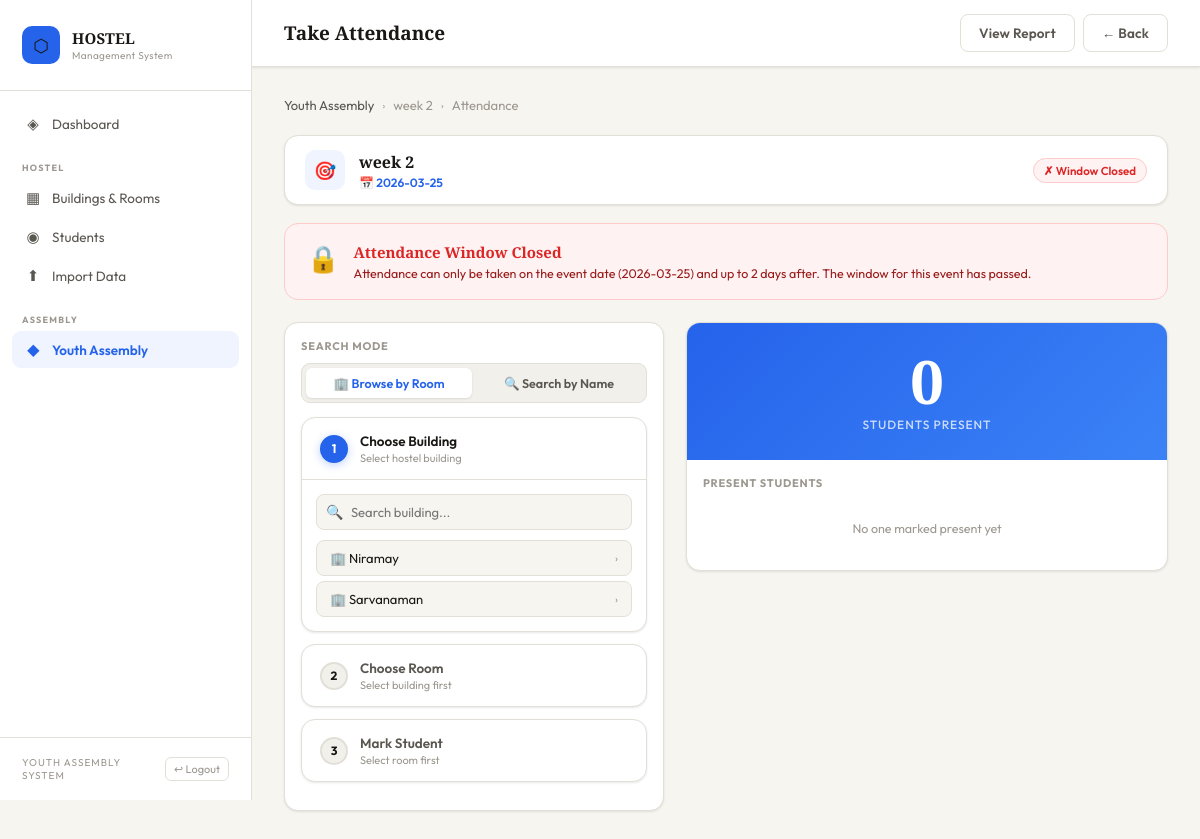
Before: /assembly/3/attendance (signed in) with the older database file.
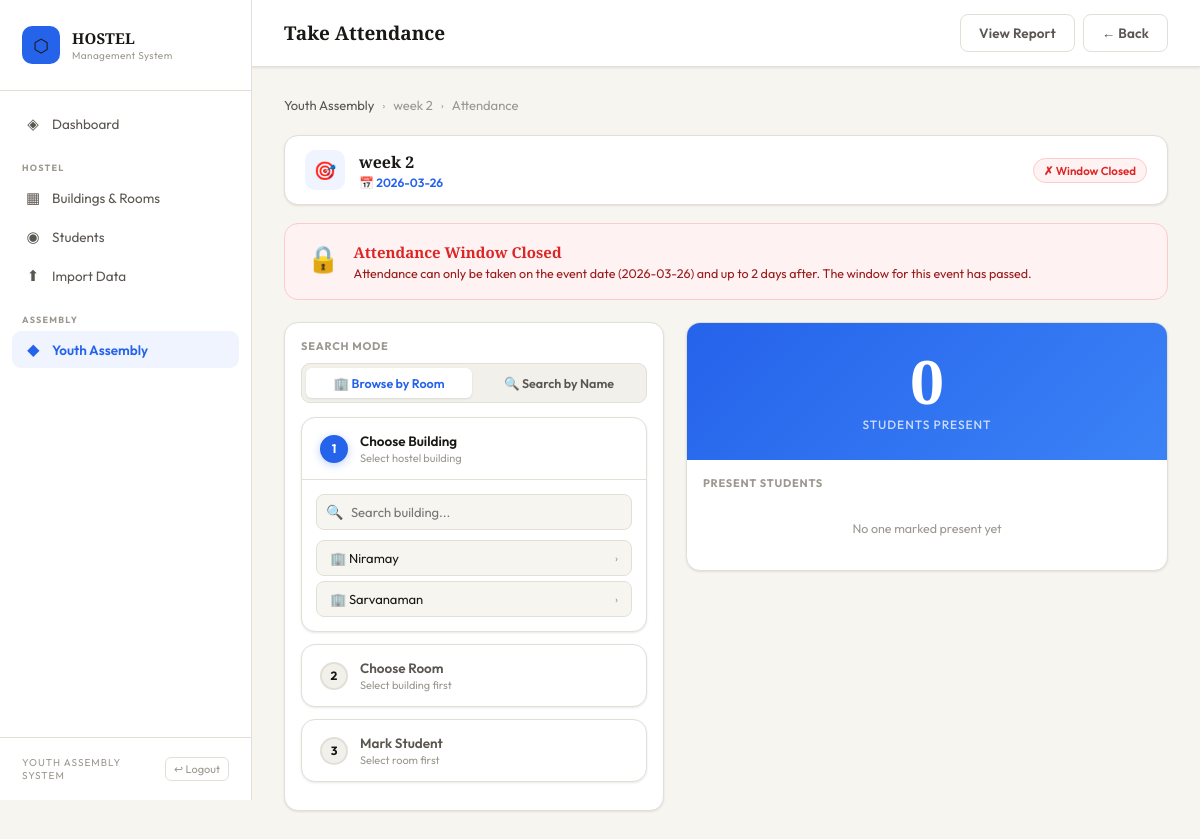
After: the same page with the newer database file.
### tables this page shows
CREATE TABLE events (
            id INTEGER PRIMARY KEY AUTOINCREMENT,
            title TEXT NOT NULL,
            event_date TEXT NOT NULL,
            description TEXT,
            created_at TIMESTAMP DEFAULT CURRENT_TIMESTAMP
        );

### app.py (the view)
@app.route('/assembly/<int:id>/attendance')
def take_attendance(id):
    conn = get_db()
    event = conn.execute('SELECT * FROM events WHERE id=?', (id,)).fetchone()
    buildings   = conn.execute('SELECT * FROM buildings ORDER BY name').fetchall()
    marked      = conn.execute('SELECT student_id FROM attendance WHERE event_id=?', (id,)).fetchall()
    marked_ids  = [r['student_id'] for r in marked]
    all_students= conn.execute('''
        SELECT s.id, s.name, s.roll_number, r.room_number, b.name as building_name, b.id as building_id, r.id as room_id
        FROM students s
        LEFT JOIN rooms r ON s.room_id=r.id
        LEFT JOIN buildings b ON r.building_id=b.id
        ORDER BY s.name
    ''').fetchall()
    window_open = is_attendance_open(event['event_date'])
    conn.close()
    return render_template('attendance.html', event=event, buildings=buildings,
                           marked_ids=marked_ids, all_students=[dict(s) for s in all_students],
                           window_open=window_open, volunteer_mode=False)

### app.py (called while the page is built)
def is_attendance_open(event_date_str):
    try:
        event_date = datetime.strptime(event_date_str, "%Y-%m-%d").date()
        today = date.today()
        return event_date <= today <= event_date + timedelta(days=2)
    except:
        return False

@app.before_request
def auth_guard():
    ep = request.endpoint
    if not ep or ep in PUBLIC_ROUTES:
        return
    is_admin     = session.get('admin')
    is_volunteer = session.get('volunteer')
    if is_volunteer and not is_admin:
        if ep not in VOLUNTEER_ALLOWED:
            return redirect(url_for('volunteer_dashboard'))
        return
    if not is_admin and not is_volunteer:
        if ep not in VOLUNTEER_ALLOWED:
            return redirect(url_for('admin_login'))

def get_db():
    conn = sqlite3.connect(DB)
    conn.row_factory = sqlite3.Row
    return conn

### templates/attendance.html (shortened to what the changed rows need)
{% extends 'base.html' %}  {% block content %}
<div class="breadcrumb">
  {% if volunteer_mode %}
  <a href="{{ url_for('volunteer_dashboard') }}">Events</a>
  {% else %}
  <a href="{{ url_for('assembly') }}">Youth Assembly</a>
  {% endif %}
  <span class="breadcrumb-sep">›</span>
  <span>{{ event.title }}</span>
  <span class="breadcrumb-sep">›</span>
  <span>Attendance</span>
</div>
<div
  style="
    background: var(--bg2);
    border: 1.5px solid var(--border);
    border-radius: var(--radius);
    padding: 14px 20px;
    margin-bottom: 18px;
    display: flex;
    align-items: center;
    justify-content: space-between;
    box-shadow: var(--shadow-sm);
  "
>
  <div style="display: flex; align-items: center; gap: 14px">
    <div>
      <div
        style="
          font-family: &quot;Playfair Display&quot;, serif;
          font-weight: 700;
          font-size: 16px;
        "
      >
        {{ event.title }}
      </div>
      <div
        style="
          font-size: 12px;
          color: var(--accent);
          font-weight: 600;
          margin-top: 2px;
        "
      >
        📅 {{ event.event_date }}
      </div>
    </div>
  </div>
</div>
{% if not window_open %}
<div class="locked-banner">
  <div class="locked-icon">🔒</div>
  <div>
    <div class="locked-title">Attendance Window Closed</div>
    <div class="locked-desc">
      Attendance can only be taken on the event date ({{ event.event_date }})
      and up to 2 days after. The window for this event has passed.
    </div>
  </div>
</div>
{% endif %}
{% endblock %}

Changed rows visible on the page:
changed events "week 2": event_date "2026-03-25" → "2026-03-26"
